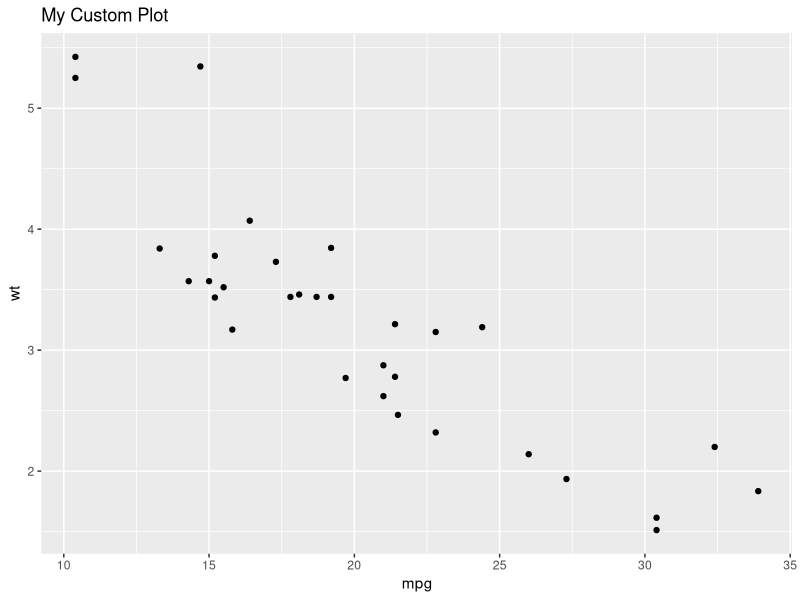
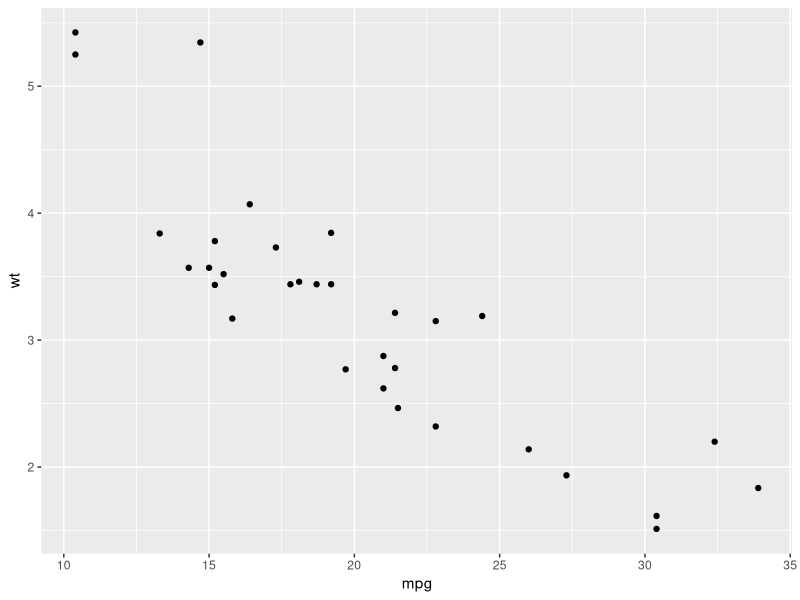

The R source for these figures, in order:
## ---- chunk 1
1 + 1
## ---- chunk 2
#| echo: false
2 * 2
## ---- chunk 3
library(ggplot2)
mtcars |>
  ggplot(aes(mpg, wt))+
  geom_point()+
  labs(x = "mpg", y = "wt", title = "My Custom Plot")

## ---- chunk 4

mtcars |>
  ggplot(aes(mpg, wt))+
  geom_point()

